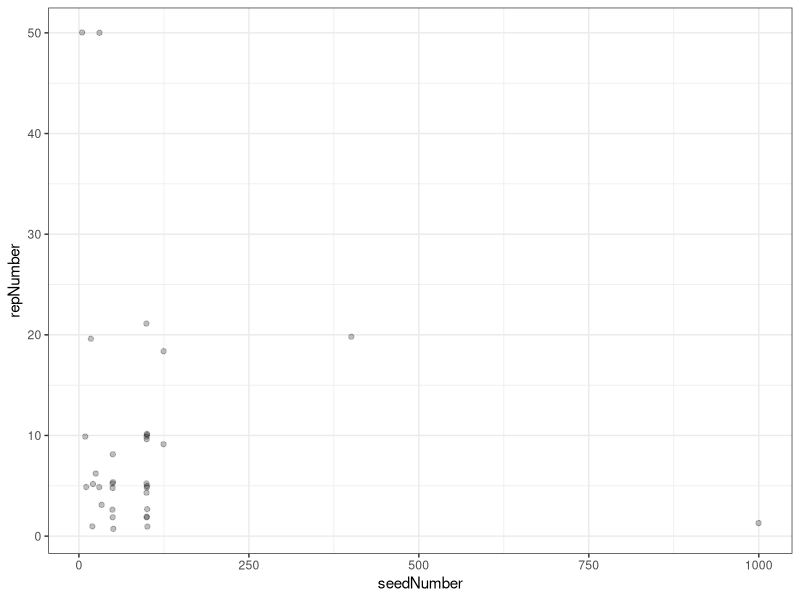

Recreate this plot in R. (Note: this script raises an error after producing the figure.)
####
####
# Analyze literature synthesis for supplement
# Script produces panels for Figure S1
####
####

# - Libraries ----
library(tidyverse)

# - Read data ----
# table of literature survey
df <- read.csv("data/01_literatureSynthesis/table-literature-survey.csv",header=TRUE)

# - Exploratory plots ----
# - + Seed bag data ----
df.sb  <-  df %>%
  dplyr::filter(experiment=="seed bag burial") %>%
  dplyr::mutate(years=totalMonths/12)

ggplot(df.sb) +
  geom_jitter(aes(x=seedNumber,y=repNumber),alpha=0.25) +
  theme_bw()

ggplot(df.sb) +
  geom_jitter(aes(x=repNumber,y=censusNumber),alpha=0.5) +
  theme_bw() +
  xlab("Number of replicate bags per observation") +
  ylab("Number of censuses")

ggplot(df.sb) +
  geom_jitter(aes(x=repNumber,y=years),alpha=0.5) +
  theme_bw() +
  xlab("Number of replicate bags per observation") +
  ylab("Length of seed bag burial experiment (years)")

ggplot(df.sb) +
  geom_jitter(aes(x=years,y=censusNumber),alpha=0.5,height=0.1,width=0.1) +
  theme_bw()

hist(df.sb$censusNumber,breaks=10)

ggplot(df.sb) +
  geom_jitter(aes(x=years,y=censusNumber,size=seedNumber*repNumber),alpha=0.5) +
  theme_bw()

# - + Seed bag data and seed addition data ----
df2 <- df %>% dplyr::filter(experiment %in% c("seed addition","seed bag burial"))

ggplot(df2) +
  geom_jitter(aes(x=totalMonths,y=censusNumber),alpha=0.5) +
  facet_wrap(~experiment) +
  theme_bw()

ggplot(df2) +
  geom_jitter(aes(x=totalMonths,y=censusNumber,size=seedNumber*repNumber,color=experiment),alpha=0.5) +
  theme_bw()

# - Plots for supplement ----

df %>%
  dplyr::filter(experiment %in% c("seed addition","seed bag burial")) %>%
  dplyr::group_by(experiment) %>%
  dplyr::summarise(n())

df <- df %>%
  dplyr::filter(experiment %in% c("seed addition","seed bag burial"))

dev.off()

# - +Summarize data ----

years <- c(1990,1995,2000,2005,2010,2015,2020)
summaryMat <- matrix(NA,nrow=6,ncol=2)
for(i in 1:(length(years)-1)){
  dfSub <- df[df$pubDate %in% (years[i]:years[i+1]),]
  dfVec <- dfSub %>% dplyr::group_by(experiment) %>%
    dplyr::summarise(n=n())
  summaryMat[i,] <- dfVec$n
}


dfExperimentSummary <- df %>%
  dplyr::group_by(experiment,pubDate) %>%
  dplyr::summarise(n=n())

tmp <- df %>%
  dplyr::group_by(firstAuthor,pubDate) %>%
  dplyr::summarise(n=n())

dfStudySummary <- df %>%
  dplyr::left_join(tmp,by=c('firstAuthor','pubDate')) %>%
  dplyr::filter(n==1) %>%
  dplyr::group_by(experiment,pubDate) %>%
  dplyr::summarise(n=n())


dfStudySummary2 <-  df %>%
  dplyr::left_join(tmp,by=c('firstAuthor','pubDate')) %>%
  dplyr::filter(n>1) %>%
  dplyr::select(pubDate,firstAuthor,experiment) %>%
    dplyr::mutate(n=1) %>%
    dplyr::group_by(firstAuthor,pubDate,experiment) %>%
  dplyr::summarise(n=n())

dfAddition2 <- dfStudySummary2 %>%
  dplyr::filter(n>1) %>%
  dplyr::group_by(experiment,pubDate) %>%
  dplyr::summarise(n=n())

dfBoth <- dfStudySummary2 %>%
  dplyr::filter(n==1) %>%
  dplyr::select(firstAuthor,pubDate) %>%
  unique %>%
  dplyr::group_by(pubDate) %>%
  dplyr::summarise(n=n())

dfBag <- dfStudySummary[dfStudySummary$experiment=="seed bag burial",] %>% ungroup
dfAddition <- dfStudySummary[dfStudySummary$experiment=="seed addition",] %>% ungroup
dfAddition <- rbind(dfAddition,dfAddition2) %>%
  dplyr::group_by(experiment,pubDate) %>%
  dplyr::summarise(n=sum(n))
dfBoth <- dfBoth

# - ++ Output parameters ----
pt12 = 1
pt10 = 10/12
pt9 = 9/12
pt8 = 8/12
pt7 = 7/12

par(oma = c(2.5,4,0,0) + 0.1,
    mar = c(1,0,1,1) + 0.1)

# - +Panel A ----
# plots describing publication data

pdf("products/figures/figure-meta-1.pdf",width=6,height=6)

par(mfrow=c(1,1))
plot(NA,xlim=c(1990,2021),
     ylim=c(0,8),
     xlab="Publication year",main='',ylab="Number of studies",cex=pt10,cex.axis=pt12,cex.lab=pt12)
rect(xleft=dfBag$pubDate-.45,xright=dfBag$pubDate+.45,
     ybottom=0,ytop=dfBag$n,col='black',border='white')

y.val = rep(0,13)
y.val[dfAddition$pubDate%in%base::intersect(dfBag$pubDate,dfAddition$pubDate)] = dfBag$n[dfBag$pubDate%in%base::intersect(dfBag$pubDate,dfAddition$pubDate)]
ref = y.val
rect(xleft=dfAddition$pubDate-.45,xright=dfAddition$pubDate+.45,
     ybottom=ref,ytop=ref+dfAddition$n,col='orange',border='white')

y.val = rep(0,7)
y.val[dfBoth$pubDate%in%intersect(intersect(dfBag$pubDate,dfAddition$pubDate),dfBoth$pubDate)]=dfBag$n[dfBag$pubDate%in%intersect(intersect(dfBag$pubDate,dfAddition$pubDate),dfBoth$pubDate)] + dfAddition$n[dfAddition$pubDate%in%intersect(intersect(dfBag$pubDate,dfAddition$pubDate),dfBoth$pubDate)]
ref = y.val
rect(xleft=dfBoth$pubDate-.45,xright=dfBoth$pubDate+.45,
     ybottom=ref,ytop=ref+dfBoth$n,col='purple',border='white')


legend("topleft",bty='n',cex=pt10,
       c("Demographic model parameterized with seed bag burial experiments",
       "Demographic model parameterized with seed addition experiments",
       "Demographic model parameterized with both experiments"),
       pch=15,col=c('black','orange','purple'))

dev.off()

# - +Summarize # observations ----
dfSummary=df %>%
  dplyr::group_by(experiment,censusNumber) %>%
  dplyr::summarise(n=n())

dfBag = dfSummary[dfSummary$experiment=="seed bag burial",] %>% ungroup
dfAddition = dfSummary[dfSummary$experiment=="seed addition",] %>% ungroup

pdf("products/figures/figure-meta-2.pdf",width=6,height=6)

# - +Panel B ----
#  plots describing publication data
par(mfrow=c(1,1))
plot(NA,
     ylim=c(0,14),xlim=c(0,20),
     xlab="Number of censuses",main='',ylab="Number of experiments",cex=pt10,cex.axis=pt12,cex.lab=pt12)
rect(xleft=dfBag$censusNumber-.45,xright=dfBag$censusNumber,
     ybottom=0,ytop=dfBag$n,col='black',border='white')
rect(xleft=dfAddition$censusNumber,xright=dfAddition$censusNumber+.45,
     ybottom=0,ytop=dfAddition$n,col='orange',border='white')

legend("topright",bty='n',cex=pt10,
      c("Seed bag burial experiment",
        "Seed addition experiment"),
      pch=15,col=c('black','orange'))

dev.off()

# - +Split by experiment ----
dfBag = df[df$experiment=="seed bag burial",]
dfAddition = df[df$experiment=="seed addition",]

# - +Panel C ----
#  summarize experiments by length vs. # observations

pdf("products/figures/figure-meta-3.pdf",width=6,height=6)

par(mfcol=c(1,1))
plot(dfBag$totalMonths,dfBag$censusNumber,
     pch=16,xlim=c(0,140),ylim=c(0,20),type='n',
     xlab="Length of experiment (months)",
     ylab="Number of censuses",cex=1,cex.axis=pt12,cex.lab=pt12)
abline(a=0,b=1/12,lty='dashed')
points(dfAddition$totalMonths,dfAddition$censusNumber,pch=21,bg='white',col='orange',cex=1.5)
points(dfBag$totalMonths,dfBag$censusNumber,pch=21,col='black',cex=1)

dev.off()

# - +Panel D ----
#  summarize by sample size vs # observations
pdf("products/figures/figure-meta-4.pdf",width=6,height=6)

par(mfcol=c(1,1))
plot(dfBag$repNumber*dfBag$seedNumber,dfBag$censusNumber,
     pch=16,type='n',xlim=c(0,9000),ylim=c(0,20),
     xlab="Total number of seeds per census",
     ylab="Number of censuses",cex.axis=pt12,cex.lab=pt12)
points(dfAddition$repNumber*dfAddition$seedNumber,dfAddition$censusNumber,pch=21,bg='white',col='orange',cex=1.5)
points(dfBag$repNumber*dfBag$seedNumber,dfBag$censusNumber,pch=21,col='black',cex=1)

dev.off()
